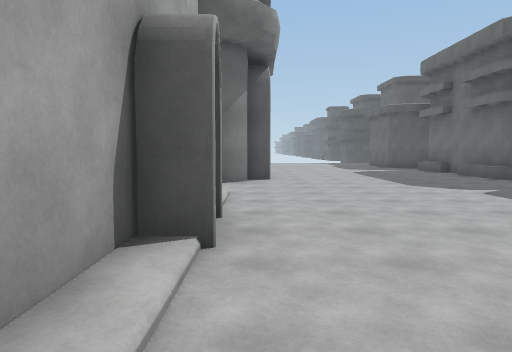
View 1 (above)

24 first-person views from a walk through a scene from a Unity 3-D project. The camera is 1.5 m above the floor, tilts 4° down and sees 70° across. The floor is counted in squares, 2 m on a side. Each view is taken from the middle of a square. On the plan, view 1 faces up. The plan holds only what a view shows up to about 11 squares ahead; the rest is blank. The place goes on beyond the plan. Some animated figures are left out.

View 2
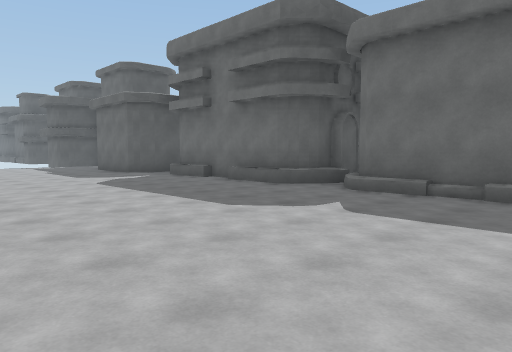

View 3
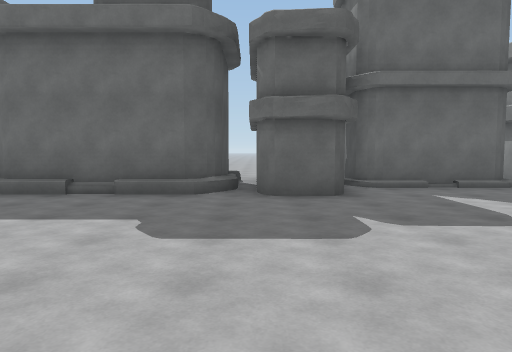

View 4
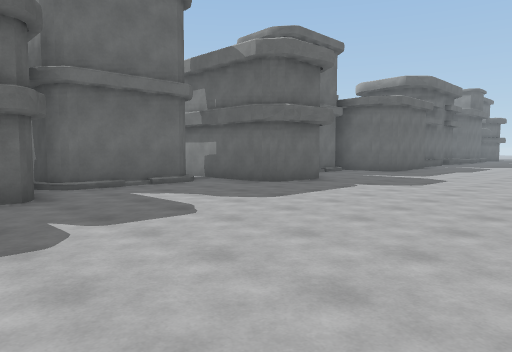

View 5
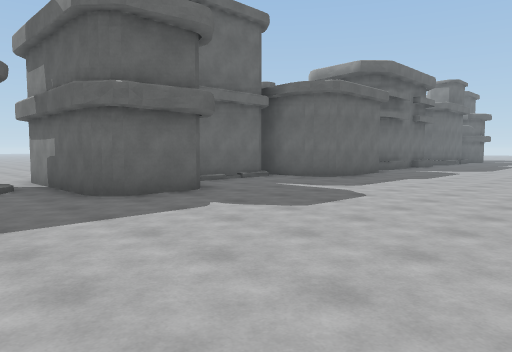

View 6
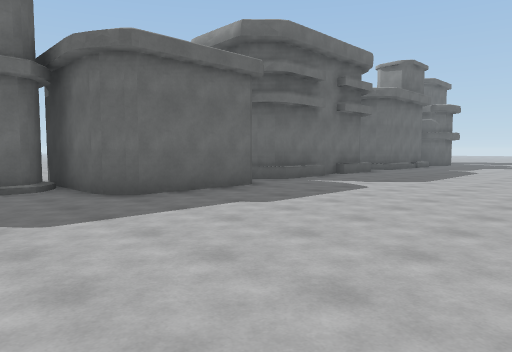

View 7
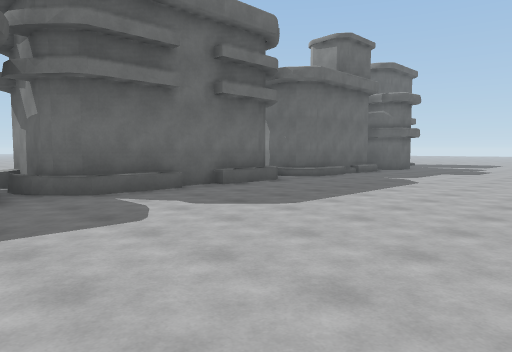

View 8
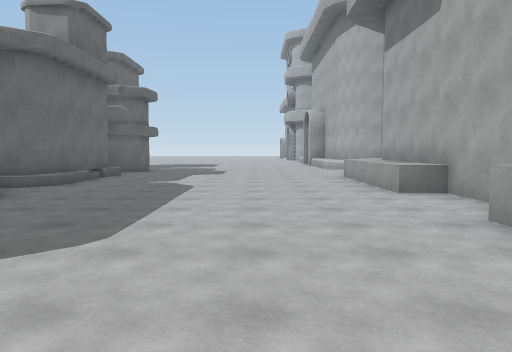

View 9
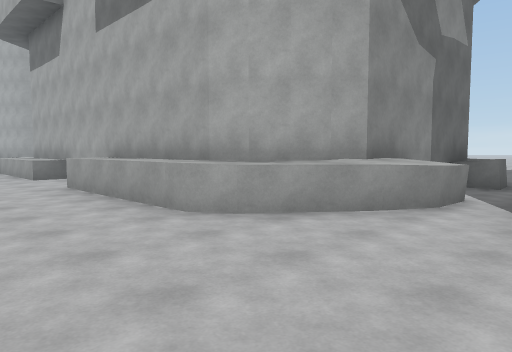

View 10
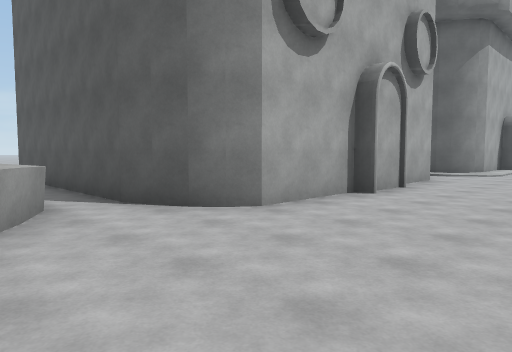

View 11
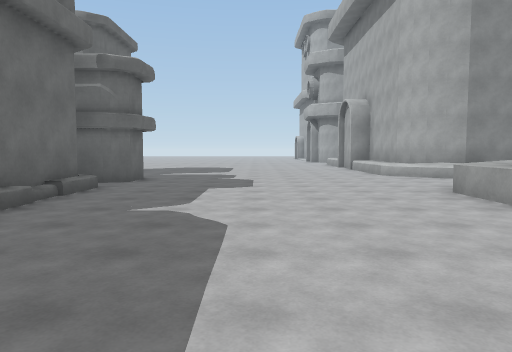

View 12
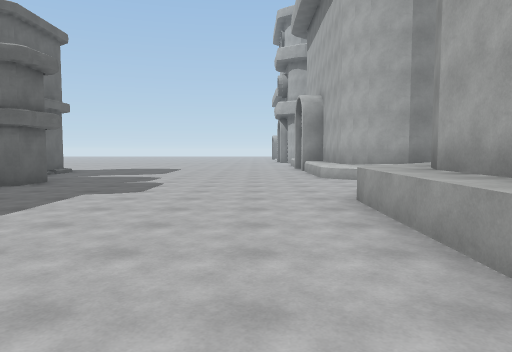

View 13
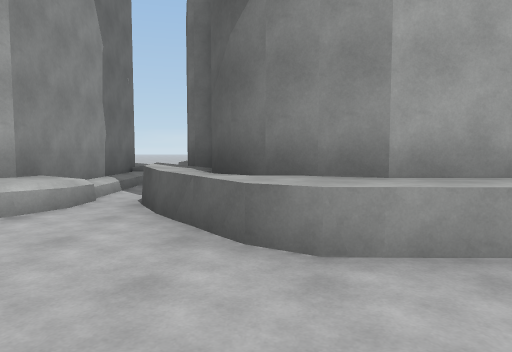

View 14
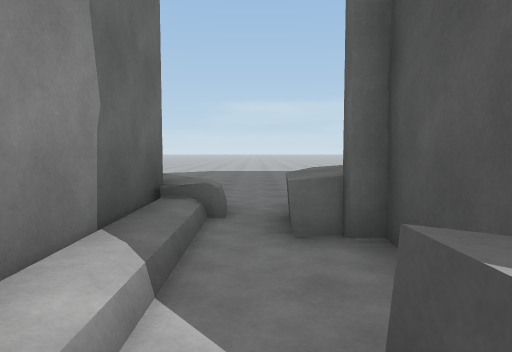

View 15
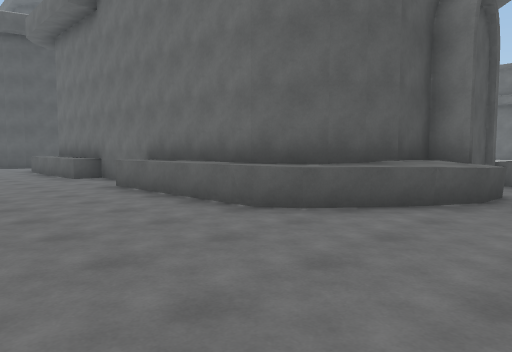

View 16
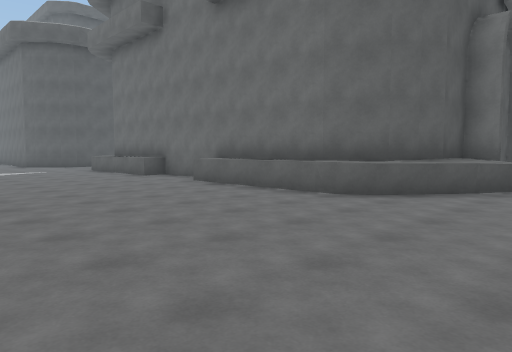

View 17
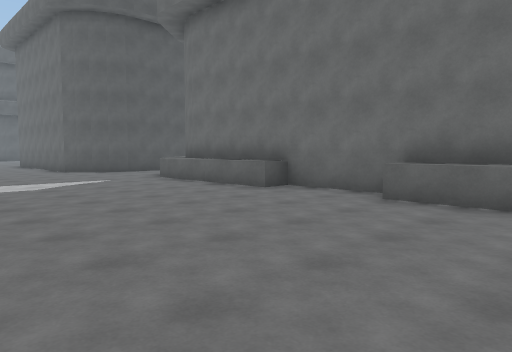

View 18
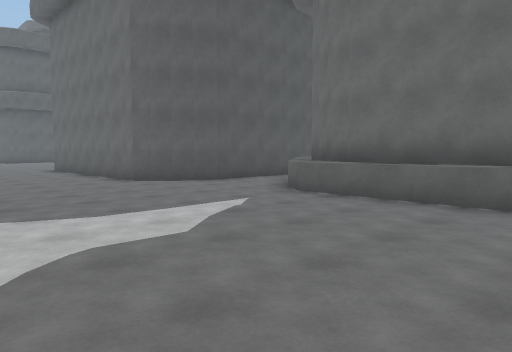

View 19
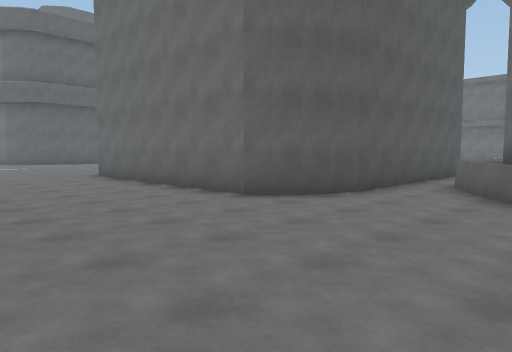

View 20
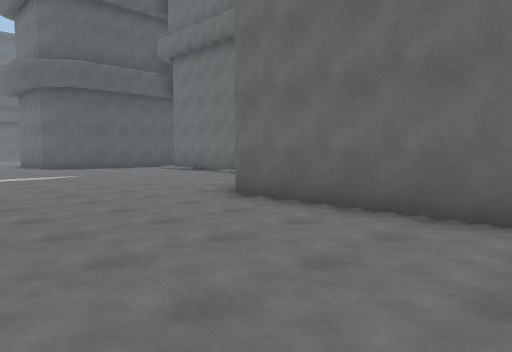

View 21
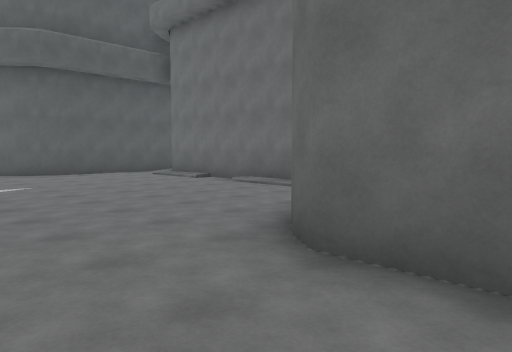

View 22
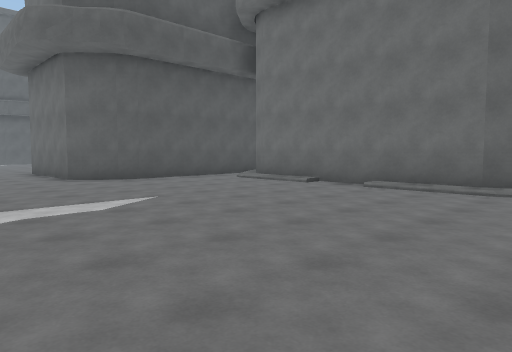

View 23
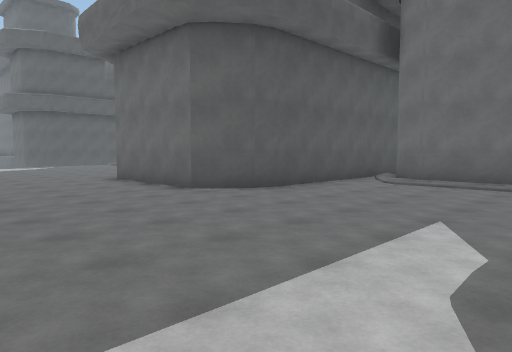

View 24
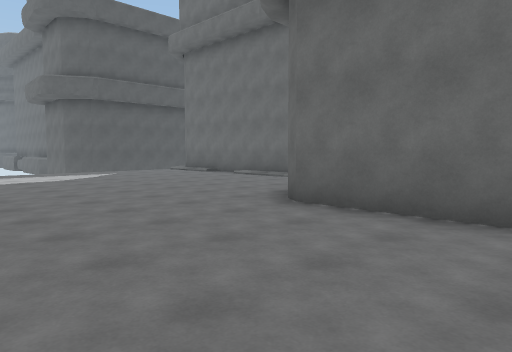

### Floor plan
Key: @ floor where view 1 was taken; # wall or solid block; . floor; / step, stairs or slope; = window, fence, low wall or low ledge; ^ raised ledge.
Columns run from 15 left of view 1 to 12 right of it. Each row starts with its distance up from view 1.
 21   ..
 20   ...
 19   ....
 18   .....
 17  ......./
 16  ......./#       ..
 15  .......         ...
 14  ......          ....
 13  ....#           ....=#
 12 ....##          ......#
 11 ....#           .....=#
 10 ....#          #.....=#
  9 ....##        ##......###
  8  ....#######   .......#
  7  ......./#     .......#
  6 ......../#     .......#
  5 ......../#     .......#
  4 ......../#    #.......###
  3 .........#    #......####
  2  ......./#    #......#  #
  1  ......./#   ##........##
  0  ......./#   #/@.......#
 -1  .....       /.........#
 -2  ....#       #.........#
 -3  ...##       #..............
 -4 ....#        #.......#####..
 -5 ....#        ##......#
 -6 ....#        ##........
 -7 ....#        #.........#
 -8  ...##       #.........#
 -9  ....#########.........##
-10 .....................###
-11 .......^^^.^^^.......#
-12 ......^#######^......#
-13 ......##     #^......###
-14 ......#       ^.......###
-15 ......#       ^......=#
-16 ......#       ^......=#
-17 ......#       ^.......#
-18  .....#      #.......=#
-19 ......#      #.......=#
-20 ......#       ^.......^
-21 ......#       ^.......#
-22 ......#       ^.......#
-23  .....##     #^.......#
-24 ......^##   ##^.......#
-25 .......^^###^^........#
-26 .....................##
-27 ...... #######.......#

Where each view was taken, in squares from view 1:
view 1: 0 up, 0 right, facing up
view 2: 4 up, 0 right, facing up-right
view 3: 3 up, 0 right, facing right
view 4: 3 up, 0 right, facing down-right
view 5: 1 down, 0 right, facing down-right
view 6: 7 down, 0 right, facing down-right
view 7: 12 down, 0 right, facing down-right
view 8: 13 down, 2 right, facing down
view 9: 9 down, 2 right, facing down-left
view 10: 12 down, 2 right, facing up-left
view 11: 17 down, 3 right, facing down
view 12: 18 down, 1 right, facing down
view 13: 24 down, 2 right, facing left
view 14: 26 down, 3 left, facing left
view 15: 27 down, 13 left, facing up-right
view 16: 27 down, 15 left, facing up-right
view 17: 22 down, 15 left, facing up-right
view 18: 17 down, 15 left, facing up-right
view 19: 13 down, 15 left, facing up-right
view 20: 7 down, 15 left, facing up-right
view 21: 4 down, 13 left, facing up-right
view 22: 1 down, 14 left, facing up-right
view 23: 3 up, 15 left, facing up-right
view 24: 9 up, 15 left, facing up-right
